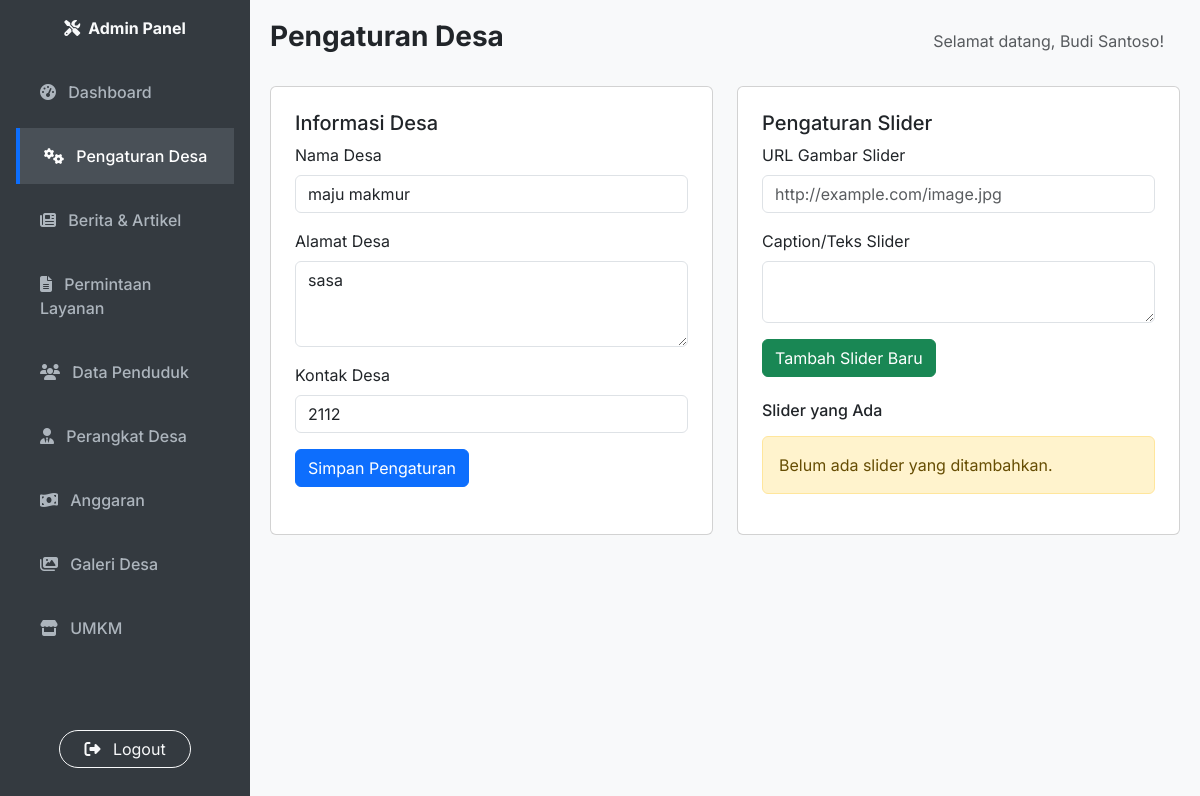
The app's page /dashboard.php?page=settings (signed in) with its own data.
### tables this page shows
CREATE TABLE `perangkat_desa` (
  `id` int(11) NOT NULL,
  `nama` varchar(100) NOT NULL,
  `jabatan` varchar(100) NOT NULL,
  `email` varchar(100) NOT NULL,
  `password` varchar(255) NOT NULL,
  `foto_url` varchar(255) DEFAULT NULL,
  `deskripsi_singkat` text DEFAULT NULL,
  `no_telp` varchar(20) DEFAULT NULL
);

CREATE TABLE `settings` (
  `id` int(11) NOT NULL,
  `nama_desa` varchar(255) NOT NULL,
  `alamat_desa` text NOT NULL,
  `kontak_desa` varchar(50) NOT NULL
);

### dashboard.php (the view, shortened to what this page needs)
<?php
require_once 'db.php';
$user_id = $_SESSION['user_id'];
$user_role = $_SESSION['user_role'];
$user_name = '';
if ($user_role === 'admin') {
    $stmt = $conn->prepare("SELECT email FROM admin_users WHERE id = ?");
    $stmt->bind_param("i", $user_id);
    $stmt->execute();
    $result = $stmt->get_result();
    $user = $result->fetch_assoc();
    $user_name = isset($user['email']) ? $user['email'] : 'Admin';
    $stmt->close();
} elseif ($user_role === 'perangkat_desa') {
    $stmt = $conn->prepare("SELECT nama FROM perangkat_desa WHERE id = ?");
    $stmt->bind_param("i", $user_id);
    $stmt->execute();
    $result = $stmt->get_result();
    $user = $result->fetch_assoc();
    $user_name = isset($user['nama']) ? $user['nama'] : 'Perangkat Desa';
}
$current_page = isset($_GET['page']) ? $_GET['page'] : 'dashboard';
$sql_berita = "SELECT COUNT(*) AS total FROM berita";
$result_berita = $conn->query($sql_berita);
$total_berita = ($result_berita && $result_berita->num_rows > 0) ? $result_berita->fetch_assoc()['total'] : 0;
$sql_perangkat = "SELECT COUNT(*) AS total FROM perangkat_desa";
$result_perangkat = $conn->query($sql_perangkat);
$total_perangkat = ($result_perangkat && $result_perangkat->num_rows > 0) ? $result_perangkat->fetch_assoc()['total'] : 0;
$sql_layanan_baru = "SELECT COUNT(*) AS total FROM permintaan_surat WHERE status = 'Diproses'";
$result_layanan_baru = $conn->query($sql_layanan_baru);
$total_layanan_baru = ($result_layanan_baru && $result_layanan_baru->num_rows > 0) ? $result_layanan_baru->fetch_assoc()['total'] : 0;
$sql_penduduk = "SELECT COUNT(*) AS total FROM penduduk";
$result_penduduk = $conn->query($sql_penduduk);
$total_penduduk = ($result_penduduk && $result_penduduk->num_rows > 0) ? $result_penduduk->fetch_assoc()['total'] : 0;
$nama_desa = '';
$alamat_desa = '';
$kontak_desa = '';
$sql_settings = "SELECT nama_desa, alamat_desa, kontak_desa FROM settings LIMIT 1";
$result_settings = $conn->query($sql_settings);
if ($result_settings && $result_settings->num_rows > 0) {
    $settings = $result_settings->fetch_assoc();
    $nama_desa = $settings['nama_desa'];
    $alamat_desa = $settings['alamat_desa'];
    $kontak_desa = $settings['kontak_desa'];
}
$sliders = [];
?>
<!DOCTYPE html>
<html lang="id">
<head>
    <link href="https://cdn.jsdelivr.net/npm/bootstrap@5.3.3/dist/css/bootstrap.min.css" rel="stylesheet" xintegrity="sha384-QWTKZyjpPEjISv5WaRU9OFeRpok6YctnYmDr5pNlyT2bRjXh0JMhjY6hW+ALEwIH">
    <link rel="stylesheet" href="https://cdnjs.cloudflare.com/ajax/libs/font-awesome/6.5.2/css/all.min.css">
</head>
<body>
    <nav id="sidebar" class="d-flex flex-column p-3">
        <a href="dashboard.php" class="navbar-brand text-light text-center mb-4">
            <i class="fas fa-tools me-2"></i>Admin Panel
        </a>
        <ul class="nav nav-pills flex-column">
            <li class="nav-item mb-2">
                <a href="dashboard.php?page=dashboard" class="nav-link <?php if ($current_page == 'dashboard') echo 'active'; ?>">
                    <i class="fas fa-tachometer-alt me-2"></i> Dashboard
                </a>
            </li>
            <li class="nav-item mb-2">
                <a href="dashboard.php?page=settings" class="nav-link <?php if ($current_page == 'settings') echo 'active'; ?>">
                    <i class="fas fa-cogs me-2"></i> Pengaturan Desa
                </a>
            </li>
            <li class="nav-item mb-2">
                <a href="manage_berita.php" class="nav-link">
                    <i class="fas fa-newspaper me-2"></i> Berita & Artikel
                </a>
            </li>
            <li class="nav-item mb-2">
                <a href="manage_layanan.php" class="nav-link">
                    <i class="fas fa-file-alt me-2"></i> Permintaan Layanan
                </a>
            </li>
            <li class="nav-item mb-2">
                <a href="manage_penduduk.php" class="nav-link">
                    <i class="fas fa-users me-2"></i> Data Penduduk
                </a>
            </li>
            <li class="nav-item mb-2">
                <a href="manage_perangkat_desa.php" class="nav-link">
                    <i class="fas fa-user-tie me-2"></i> Perangkat Desa
                </a>
            </li>
            <li class="nav-item mb-2">
                <a href="manage_anggaran.php" class="nav-link">
                    <i class="fas fa-money-bill-wave me-2"></i> Anggaran
                </a>
            </li>
            <li class="nav-item mb-2">
                <a href="manage_galeri.php" class="nav-link">
                    <i class="fas fa-images me-2"></i> Galeri Desa
                </a>
            </li>
            <li class="nav-item mb-2">
                <a href="manage_umkm.php" class="nav-link">
                    <i class="fas fa-store me-2"></i> UMKM
                </a>
            </li>
        </ul>
        <div class="mt-auto text-center py-3">
             <a href="logout.php" class="btn btn-outline-light rounded-pill px-4"><i class="fas fa-sign-out-alt me-2"></i> Logout</a>
        </div>
    </nav>
    <div id="main-content">
        <header class="d-flex justify-content-between align-items-center mb-4">
            <h1 class="h3 fw-bold">
                <?php
                if ($current_page == 'dashboard') {
                    echo 'Dashboard';
                } elseif ($current_page == 'settings') {
                    echo 'Pengaturan Desa';
                }
                ?>
            </h1>
            <div class="d-flex align-items-center">
                <span class="me-3 d-none d-md-block text-muted">Selamat datang, <?php echo htmlspecialchars($user_name); ?>!</span>
            </div>
        </header>
        <?php if ($current_page == 'dashboard'): ?>
            <div class="row g-4 mb-5">
                <div class="col-md-4">
                    <div class="info-card d-flex align-items-center">
                        <div class="me-4 text-primary card-icon"><i class="fas fa-newspaper"></i></div>
                        <div>
                            <div class="text-muted text-uppercase fw-bold">Jumlah Berita</div>
                            <div class="h2 fw-bold mb-0"><?php echo number_format($total_berita); ?></div>
                        </div>
                    </div>
                </div>
                <div class="col-md-4">
                    <div class="info-card d-flex align-items-center">
                        <div class="me-4 text-warning card-icon"><i class="fas fa-file-alt"></i></div>
                        <div>
                            <div class="text-muted text-uppercase fw-bold">Permintaan Layanan Baru</div>
                            <div class="h2 fw-bold mb-0"><?php echo number_format($total_layanan_baru); ?></div>
                        </div>
                    </div>
                </div>
                <div class="col-md-4">
                    <div class="info-card d-flex align-items-center">
                        <div class="me-4 text-success card-icon"><i class="fas fa-user-tie"></i></div>
                        <div>
                            <div class="text-muted text-uppercase fw-bold">Total Perangkat Desa</div>
                            <div class="h2 fw-bold mb-0"><?php echo number_format($total_perangkat); ?></div>
                        </div>
                    </div>
                </div>
                <div class="col-md-4">
                    <div class="info-card d-flex align-items-center">
                        <div class="me-4 text-info card-icon"><i class="fas fa-id-card"></i></div>
                        <div>
                            <div class="text-muted text-uppercase fw-bold">Total Penduduk</div>
                            <div class="h2 fw-bold mb-0"><?php echo number_format($total_penduduk); ?></div>
                        </div>
                    </div>
                </div>
            </div>
            <div class="card p-4">
                <h4 class="fw-bold mb-4">Aktivitas Terbaru</h4>
                <div class="table-responsive">
                    <table class="table table-hover align-middle">
                        <thead class="table-light">
                            <tr>
                                <th scope="col">#</th>
                                <th scope="col">Aktivitas</th>
                                <th scope="col">Waktu</th>
                                <th scope="col">Status</th>
                            </tr>
                        </thead>
                        <tbody>
                            <tr>
                                <th scope="row">1</th>
                                <td>Pengajuan surat domisili dari Budi Santoso</td>
                                <td>2 jam yang lalu</td>
                                <td><span class="badge bg-warning text-dark">Menunggu</span></td>
                            </tr>
                            <tr>
                                <th scope="row">2</th>
                                <td>Pengaduan kerusakan jalan dari Siti Aminah</td>
                                <td>4 jam yang lalu</td>
                                <td><span class="badge bg-success">Selesai</span></td>
                            </tr>
                            <tr>
                                <th scope="row">3</th>
                                <td>Berita baru "Peringatan HUT Desa" telah dipublikasikan</td>
                                <td>1 hari yang lalu</td>
                                <td><span class="badge bg-primary">Dipublikasikan</span></td>
                            </tr>
                            <tr>
                                <th scope="row">4</th>
                                <td>Permintaan layanan oleh Agus Kurniawan</td>
                                <td>2 hari yang lalu</td>
                                <td><span class="badge bg-warning text-dark">Menunggu</span></td>
                            </tr>
                        </tbody>
                    </table>
                </div>
            </div>
        <?php elseif ($current_page == 'settings'): ?>
            <div class='row'>
                <div class='col-md-6 mb-4'>
                    <div class='card p-4 h-100'>
                        <h5 class='card-title'>Informasi Desa</h5>
                        <form method='POST'>
                            <div class='mb-3'>
                                <label for='nama_desa' class='form-label'>Nama Desa</label>
                                <input type='text' class='form-control' id='nama_desa' name='nama_desa' value='<?php echo htmlspecialchars($nama_desa); ?>' required>
                            </div>
                            <div class='mb-3'>
                                <label for='alamat_desa' class='form-label'>Alamat Desa</label>
                                <textarea class='form-control' id='alamat_desa' name='alamat_desa' rows='3' required><?php echo htmlspecialchars($alamat_desa); ?></textarea>
                            </div>
                            <div class='mb-3'>
                                <label for='kontak_desa' class='form-label'>Kontak Desa</label>
                                <input type='text' class='form-control' id='kontak_desa' name='kontak_desa' value='<?php echo htmlspecialchars($kontak_desa); ?>' required>
                            </div>
                            <button type='submit' name='update_settings' class='btn btn-primary'>Simpan Pengaturan</button>
                        </form>
                    </div>
                </div>
                <div class='col-md-6 mb-4'>
                    <div class='card p-4 h-100'>
                        <h5 class='card-title'>Pengaturan Slider</h5>
                        <form method='POST'>
                            <div class='mb-3'>
                                <label for='slider_image' class='form-label'>URL Gambar Slider</label>
                                <input type='text' class='form-control' id='slider_image' name='slider_image' placeholder='http://example.com/image.jpg' required>
                            </div>
                            <div class='mb-3'>
                                <label for='slider_caption' class='form-label'>Caption/Teks Slider</label>
                                <textarea class='form-control' id='slider_caption' name='slider_caption' rows='2' required></textarea>
                            </div>
                            <button type='submit' name='add_slider' class='btn btn-success'>Tambah Slider Baru</button>
                        </form>
                        <h6 class='mt-4'>Slider yang Ada</h6>
                        <?php if (!empty($sliders)): ?>
                            <ul class='list-group mt-2'>
                                <?php foreach ($sliders as $slider): ?>
                                    <li class='list-group-item d-flex justify-content-between align-items-center'>
                                        <div>
                                            <a href='<?php echo htmlspecialchars($slider['image_url']); ?>' target='_blank'>Gambar</a> - <?php echo htmlspecialchars($slider['caption']); ?>
                                        </div>
                                        <form method='POST' class='m-0 p-0' onsubmit='return confirm("Apakah Anda yakin ingin menghapus slider ini?");'>
                                            <input type='hidden' name='slider_id' value='<?php echo $slider['id']; ?>'>
                                            <button type='submit' name='delete_slider' class='btn btn-danger btn-sm'>Hapus</button>
                                        </form>
                                    </li>
                                <?php endforeach; ?>
                            </ul>
                        <?php else: ?>
                            <div class='alert alert-warning mt-2'>Belum ada slider yang ditambahkan.</div>
                        <?php endif; ?>
                    </div>
                </div>
            </div>
        <?php endif; ?>
    </div>
</body>
</html>

### dashboard.php (style rules this page uses)
body { font-family: 'Inter', sans-serif; background-color: #f8f9fa; }
#sidebar { height: 100vh; background-color: #343a40; color: #fff; padding-top: 20px; position: fixed; left: 0; top: 0; width: 250px; transition: all 0.3s; z-index: 1000; }
#sidebar .nav-link { color: #adb5bd; font-weight: 500; transition: all 0.2s ease; padding: 1rem 1.5rem; }
#sidebar .nav-link:hover, #sidebar .nav-link.active { color: #fff; background-color: #495057; border-left: 4px solid #0d6efd; border-radius: 0; }
#main-content { margin-left: 250px; padding: 20px; transition: all 0.3s; }
.navbar-brand { font-weight: 700; }

### records on screen
perangkat_desa: nama "Budi Santoso"
settings: nama_desa "maju makmur", alamat_desa "sasa", kontak_desa "2112"
